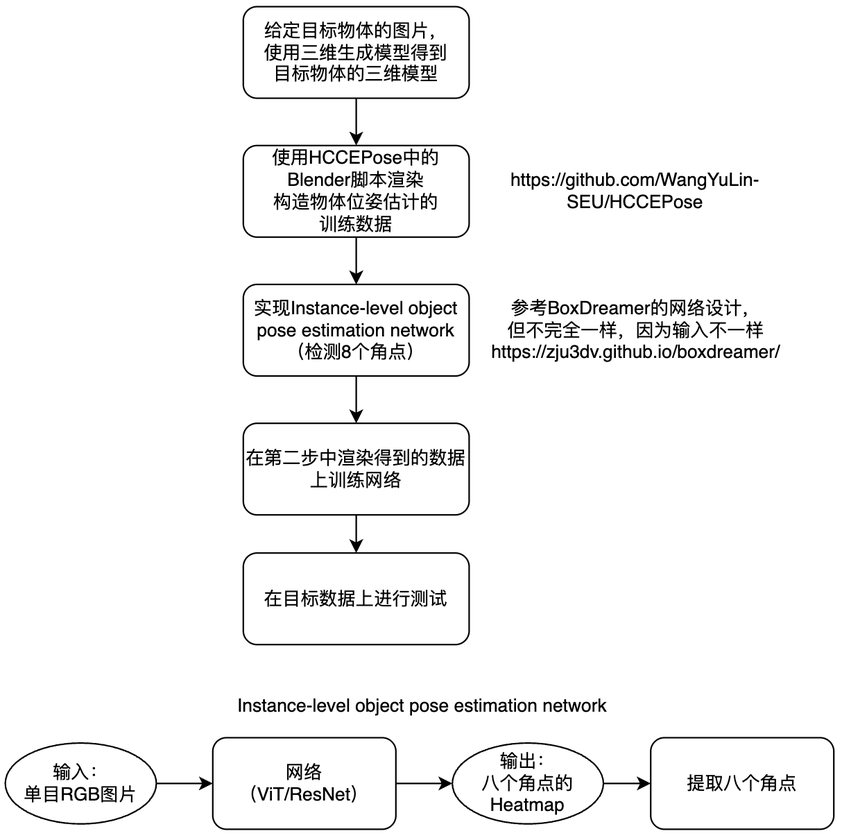
#> input picture photo_of_the_project.png, 842 x 838 px, shrunk from 1214 x 1208 before the run
$ python -i aug_geo_first.py   (imports and definitions only)
#> lines starting #> are read from the running program, lines starting #| are printed output that depends on the picture
#> further down, picture is the input picture: shape (838, 842, 3); min 0, max 255, mean 243.8
"""重几何轻外观增强 —— 只扰动【外观】，几何一步不动。

这条原则的由来（见 docs/RESULTS.md）
-----------------------------------
v1 的模型在真实视频上崩，而目标的**外观**和训练数据差很多：
参考照片里屏幕是熄的（深蓝无纹理），视频里屏幕**亮着白色 AprilTag 棋盘格**，
还多了腕带底座。屏幕是正面最大的高对比度面，它的图案一变，
网络赖以定位的纹理线索就全废了。

**但 8 个角点是「机身 3D 盒」的角点 —— 所有附件都不改变它。**
所以这是**域差异**，不是标签错。办法就是让外观变得**不可依赖**，
逼网络只靠**形状**。

⚠️ 关键区分（v3 那次我搞反了）
----------------------------
    "让外观不可依赖"  ->  扰动【外观】          ->  ✅ 对，几何完整保留
    "把图弄难"        ->  遮挡【物体的一部分】  ->  ❌ 错，这是破坏几何

v3 照抄 BoxDreamer 的 obj_mask_ratio 0~40%，是**删几何信息**，
中位误差从 1.44 炸到 8.35。**遮挡增强在单图设定下是有害的**
（BoxDreamer 是 6 帧，遮掉的在别的帧里还看得见）。

本模块只做外观：颜色 / 亮度 / 对比度 / gamma / 色调 / 模糊 / 噪声 / 灰度。
**刻意不做**：遮挡、贴别的物体、任何几何变形、任何会裁掉物体边界的操作。
"""

from __future__ import annotations

import cv2
import numpy as np

__all__ = ["augment_image_geo_first"]


def _motion_blur(img: np.ndarray, ksize: int, rng: np.random.Generator) -> np.ndarray:
    ksize = int(max(3, ksize | 1))
    kernel = np.zeros((ksize, ksize), dtype=np.float32)
    ang = rng.uniform(0, np.pi)
    c = ksize // 2
    for t in np.linspace(-c, c, ksize * 3):
        x = int(round(c + t * np.cos(ang)))
        y = int(round(c + t * np.sin(ang)))
        if 0 <= x < ksize and 0 <= y < ksize:
            kernel[y, x] = 1.0
    s = kernel.sum()
    if s <= 0:
        return img
    return cv2.filter2D(img, -1, kernel / s, borderType=cv2.BORDER_REFLECT)


def _hsv_shift(img: np.ndarray, dh: int, ds: int, dv: int) -> np.ndarray:
    hsv = cv2.cvtColor(img, cv2.COLOR_RGB2HSV).astype(np.int16)
    hsv[..., 0] = (hsv[..., 0] + dh) % 180
    hsv[..., 1] = np.clip(hsv[..., 1] + ds, 0, 255)
    hsv[..., 2] = np.clip(hsv[..., 2] + dv, 0, 255)
    return cv2.cvtColor(hsv.astype(np.uint8), cv2.COLOR_HSV2RGB)


def augment_image_geo_first(
    image: np.ndarray,
    color_jitter: float = 0.22,
    blur_prob: float = 0.35,
    noise_std: float = 0.030,
    grayscale_prob: float = 0.18,
    seed: int | None = None,
) -> np.ndarray:
    """重几何轻外观：只扰动外观，几何一步不动。

    Args:
        color_jitter: 白平衡的**暖/冷**偏移幅度（相关三通道，不是逐通道独立）。
        blur_prob:    高斯/运动模糊概率。
        noise_std:    ISO 噪声强度（相对 255）。
        grayscale_prob: 灰度化概率 —— 彻底废掉颜色线索。
        seed:         仅用于测试复现。

    为什么白平衡用"相关偏移"而不是"逐通道独立增益"
    ----------------------------------------------
    逐通道独立增益会渲出洋红/亮绿这种**现实中不存在**的色偏。
    那不是在模拟相机，而是在**把图弄坏** —— 模型只会学到"这图没法看"，
    而不是"颜色不重要，该看形状"。真实相机的白平衡漂移是**色温方向**的：
    偏暖时 R↑B↓，偏冷时 R↓B↑，G 基本不动。
    """
#> called with color_jitter = 0.22, blur_prob = 0.35, noise_std = 0.03, grayscale_prob = 0.18
    rng = np.random.default_rng(seed) if seed is not None else np.random.default_rng()
    img = image.astype(np.float32)

    # ---- ① 白平衡：暖/冷方向的相关偏移（真实相机的行为）----
    if color_jitter > 0:
        t = rng.uniform(-1.0, 1.0)                    # -1 冷 / +1 暖
        g_r = 1.0 + color_jitter * t
        g_b = 1.0 - color_jitter * t
        img[..., 0] *= g_r
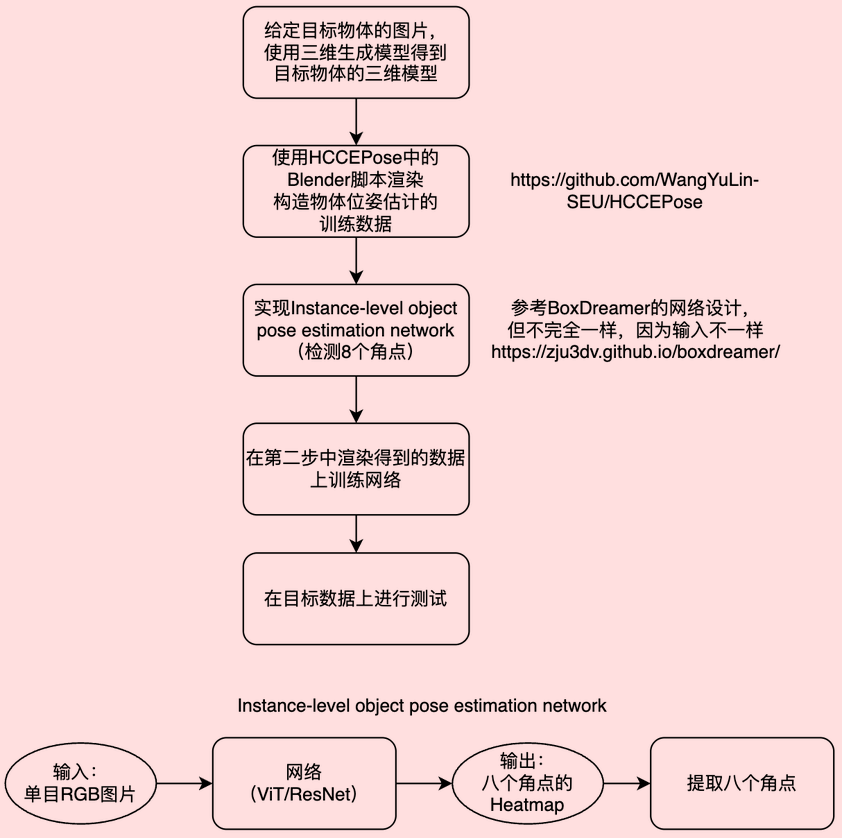
#> img: shape (838, 842, 3) float32; mean R, G, B 276.5, 244.6, 244.6; drawn with min black and max white
        img[..., 2] *= g_b
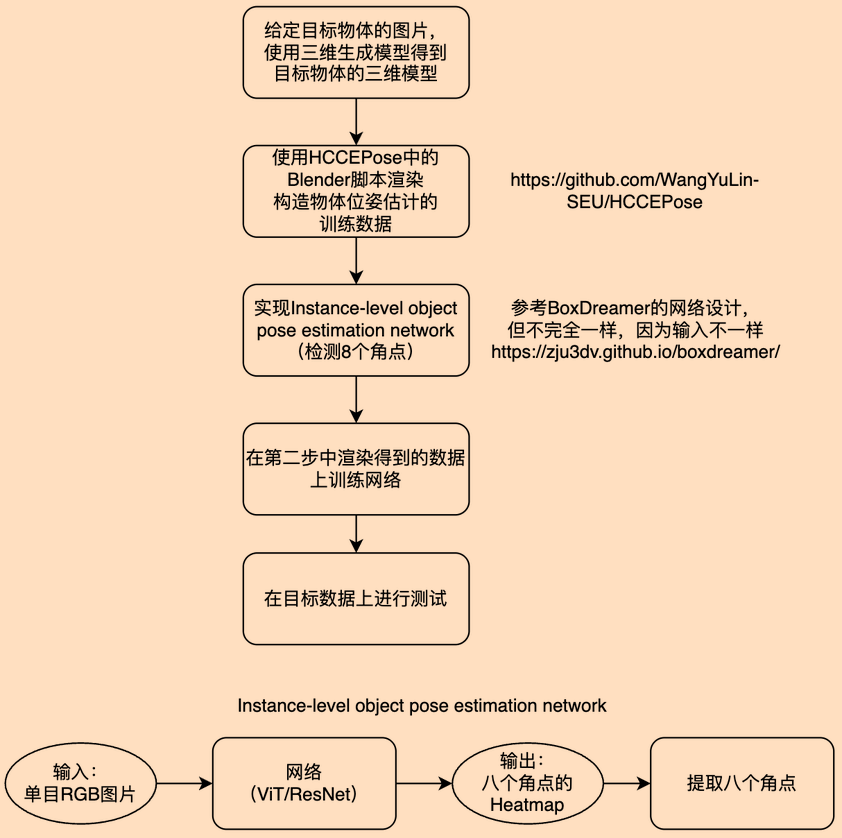
#> img: shape (838, 842, 3) float32; mean R, G, B 276.5, 244.6, 208.8; drawn with min black and max white

    # ---- ② 整体曝光增益（±20%）----
    if rng.random() < 0.80:
        img *= 1.0 + rng.uniform(-0.20, 0.20)

    # ---- ③ 灰度化（概率触发）—— 把颜色线索彻底废掉 ----
    if grayscale_prob > 0 and rng.random() < grayscale_prob:
        g = img.mean(axis=-1, keepdims=True)
        img = np.repeat(g, 3, axis=-1)

    # ---- ④ 亮度 / 对比度 ----
    if rng.random() < 0.85:
        b = rng.uniform(-0.22, 0.15) * 255.0
        c = 1.0 + rng.uniform(-0.35, 0.35)
        m = float(img.mean())
        img = (img - m) * c + m + b

    # ---- ⑤ gamma（暗部/亮部非线性）----
    if rng.random() < 0.30:
        gam = float(rng.uniform(0.60, 1.60))
        img = 255.0 * np.power(np.clip(img, 0, 255) / 255.0, gam)
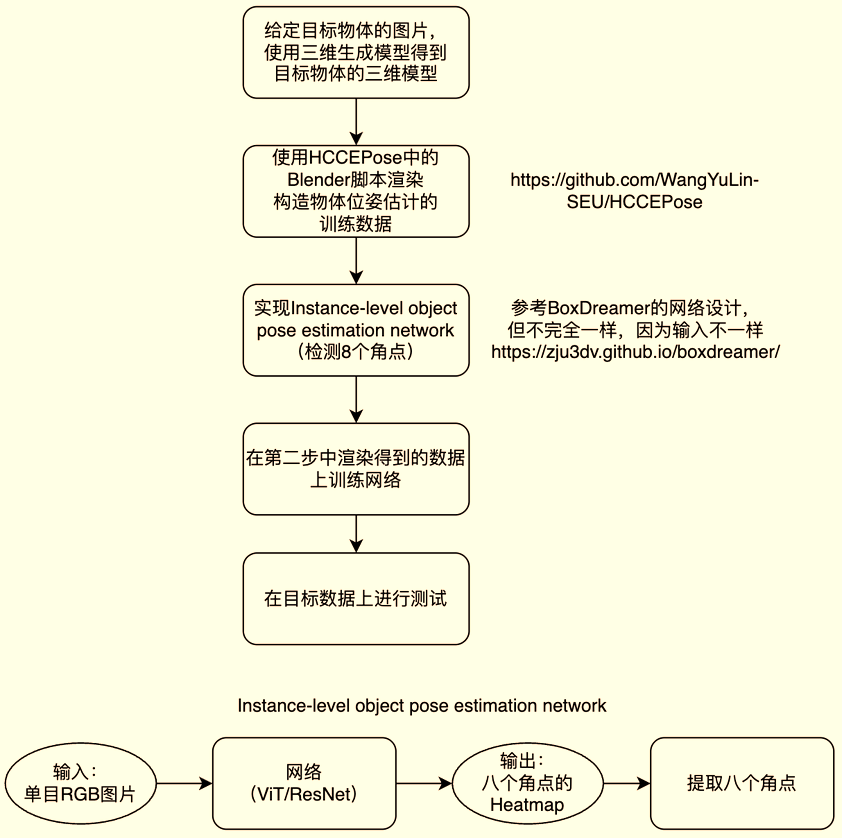
#> img: shape (838, 842, 3) float32; mean R, G, B 245.9, 245, 219.3

    # ---- ⑥ 饱和度偏移（不转色相，避免不真实）----
    if rng.random() < 0.30:
        img_u8 = np.clip(img, 0, 255).astype(np.uint8)
        img = _hsv_shift(img_u8, 0, int(rng.uniform(-35, 35)), 0).astype(np.float32)

    img_u8 = np.clip(img, 0, 255).astype(np.uint8)

    # ---- ⑦ 模糊 / 运动模糊（手持视频的主要退化）----
    if blur_prob > 0 and rng.random() < blur_prob:
        if rng.random() < 0.5:
            k = int(rng.choice([3, 5, 7]))
            img_u8 = cv2.GaussianBlur(img_u8, (k, k), 0)
        else:
            img_u8 = _motion_blur(img_u8, int(rng.integers(3, 13)), rng)

    # ---- ⑧ ISO / 传感器噪声 ----
    if noise_std > 0:
        x = img_u8.astype(np.float32)
        x = x + rng.normal(0.0, noise_std * 255.0, x.shape).astype(np.float32)
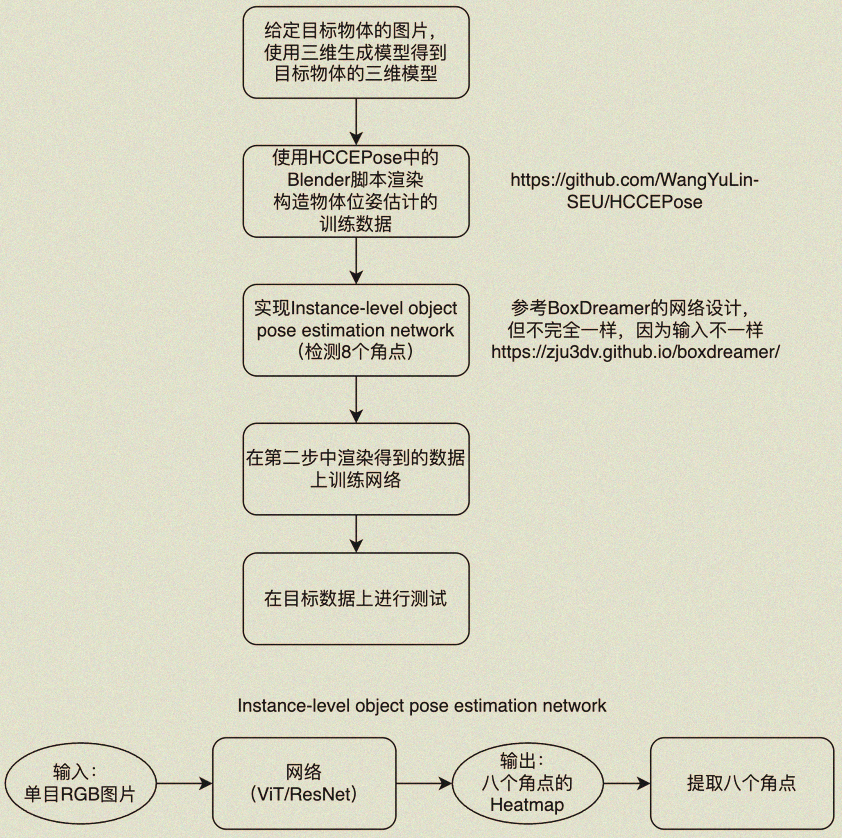
#> x: shape (838, 842, 3) float32; mean R, G, B 245, 244.1, 218.7; drawn with min black and max white
        img_u8 = np.clip(x, 0, 255).astype(np.uint8)

    return img_u8

>>> import cv2
>>> picture = cv2.cvtColor(cv2.imread('../../../photo_of_the_project.png'), cv2.COLOR_BGR2RGB)
>>> result = augment_image_geo_first(picture)
